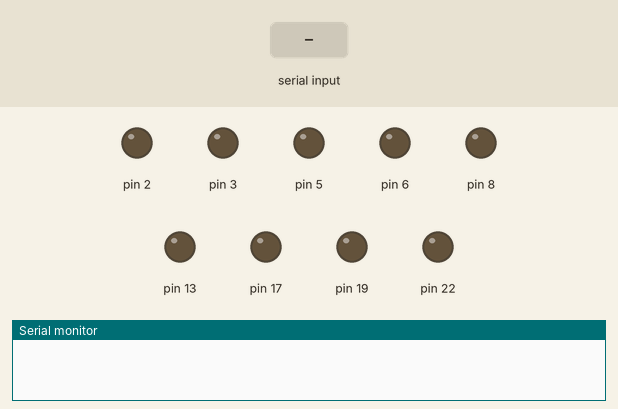
Bench run of a sketch on a simulated Arduino Uno, built with avr-gcc and run on an emulated ATmega328P. Shown: output pins drawn as LEDs (lit = HIGH), the last lines printed to the serial monitor. Inputs (shaded band) come from the test bench. Pins used as bus, display or sensor lines are not drawn.

Above: at 1.2 s.
1.3 s: "90,45\n" received over Serial
At 9.91 s:
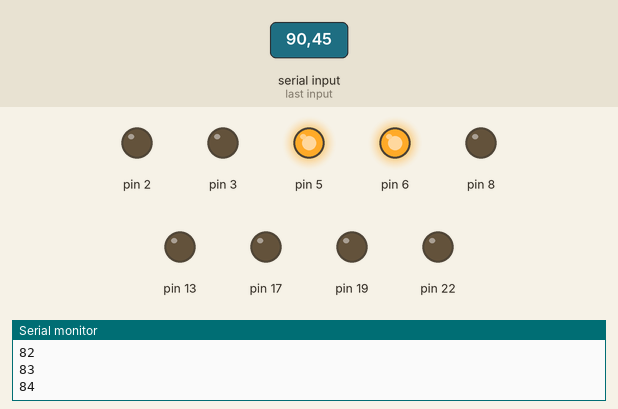
At 10.8 s:
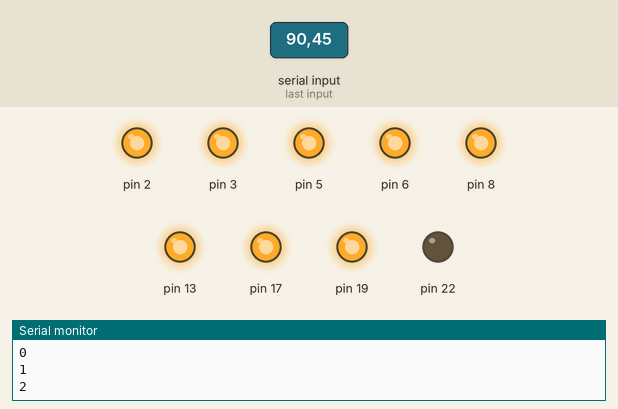
Timing chart, 0 to 11.5 s (numbered marks = the images above; inputs shaded):
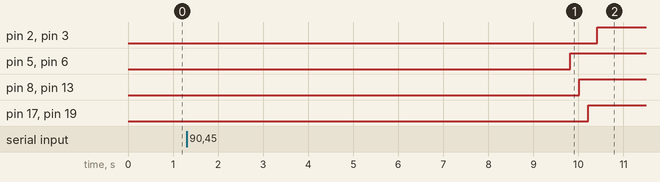

Measured:
- after the input at 1.3 s, pin 2, pin 3: LOW → HIGH after 9.1 s; pin 5, pin 6: LOW → HIGH after 8.5 s; pin 8, pin 13: LOW → HIGH after 8.7 s; pin 17, pin 19: LOW → HIGH after 8.9 s

The sketch:

projeto-enviandovetor.ino
```cpp
int led;
void setup() {
  Serial.begin(9600);
  pinMode(led, OUTPUT);
}
int buscar(int n){
  int i;
  for(i=0; i<=n; i++){

    delay(100);
    digitalWrite(i, HIGH);
    Serial.println(i);
  }
}

void loop() {
  if(Serial.available()){
    led = Serial.parseInt();

    buscar(led);
  }

}
```
